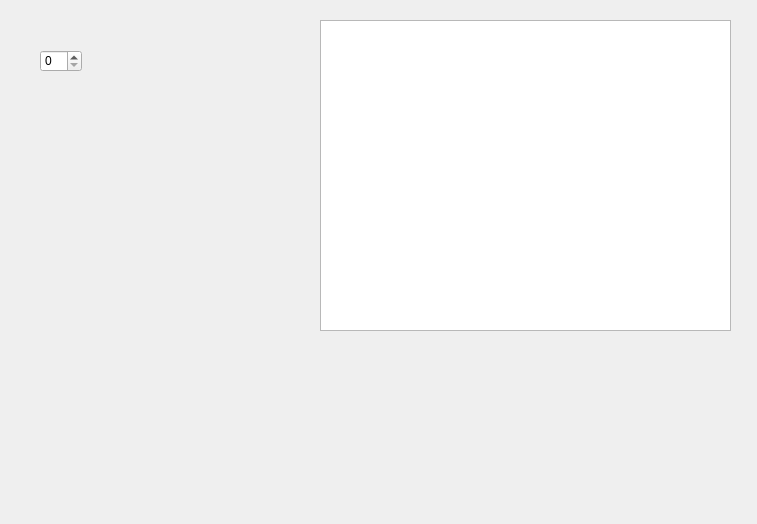
<?xml version="1.0" encoding="UTF-8"?>
<ui version="4.0">
 <class>Form</class>
 <widget class="QWidget" name="Form">
  <property name="geometry">
   <rect>
    <x>0</x>
    <y>0</y>
    <width>757</width>
    <height>524</height>
   </rect>
  </property>
  <property name="windowTitle">
   <string>可压性矩阵计算</string>
  </property>
  <widget class="QTableWidget" name="tableWidget">
   <property name="geometry">
    <rect>
     <x>320</x>
     <y>20</y>
     <width>411</width>
     <height>311</height>
    </rect>
   </property>
  </widget>
  <widget class="QSpinBox" name="spinBox">
   <property name="geometry">
    <rect>
     <x>40</x>
     <y>50</y>
     <width>42</width>
     <height>22</height>
    </rect>
   </property>
  </widget>
 </widget>
 <resources/>
 <connections/>
</ui>
